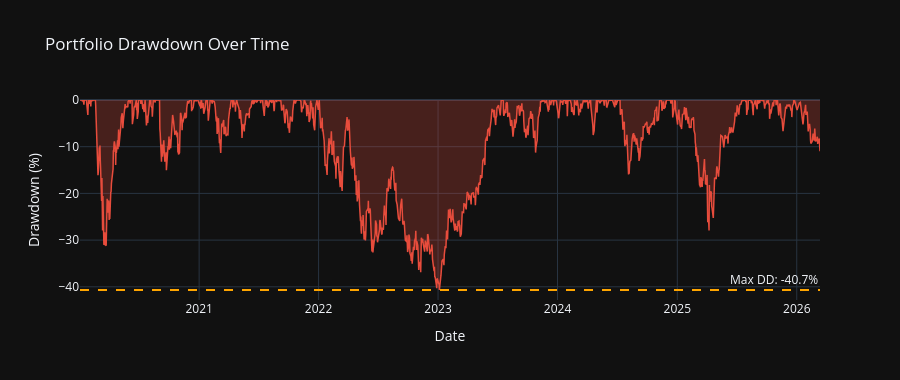

Notebook cell for this chart:
### Code cell
# ── Drawdown Chart ───────────────────────────────────────────────────────────────
drawdown = (cum_port - cum_port.cummax()) / cum_port.cummax() * 100

fig = go.Figure()
fig.add_trace(go.Scatter(
    x=drawdown.index, y=drawdown, fill='tozeroy',
    name='Drawdown', line=dict(color='#e74c3c', width=1.5),
    fillcolor='rgba(231,76,60,0.25)'
))
fig.add_hline(y=float(max_drawdown(cum_port) * 100),
              line_color='orange', line_dash='dash',
              annotation_text=f"Max DD: {max_drawdown(cum_port)*100:.1f}%")
fig.update_layout(template='plotly_dark', height=380,
    title='Portfolio Drawdown Over Time',
    xaxis_title='Date', yaxis_title='Drawdown (%)', hovermode='x unified')
fig.show()

### Figure 1 — Plotly figure (JSON) as saved in the notebook; plotly's stock layout.template omitted (floating-point values rounded to 4 significant figures; data arrays with more than 128 entries replaced by an {"elided": "..."} marker saying what was removed)
{"data": [{"fill": "tozeroy", "fillcolor": "rgba(231,76,60,0.25)", "line": {"color": "#e74c3c", "width": 1.5}, "name": "Drawdown", "type": "scatter", "x": {"elided": "1556 str values"}, "y": {"elided": "1556 float values"}}], "layout": {"annotations": [{"showarrow": false, "text": "Max DD: -40.7%", "x": 1, "xanchor": "right", "xref": "x domain", "y": -40.69, "yanchor": "bottom", "yref": "y"}], "height": 380, "hovermode": "x unified", "shapes": [{"line": {"color": "orange", "dash": "dash"}, "type": "line", "x0": 0, "x1": 1, "xref": "x domain", "y0": -40.69, "y1": -40.69, "yref": "y"}], "title": {"text": "Portfolio Drawdown Over Time"}, "xaxis": {"title": {"text": "Date"}}, "yaxis": {"title": {"text": "Drawdown (%)"}}}}
